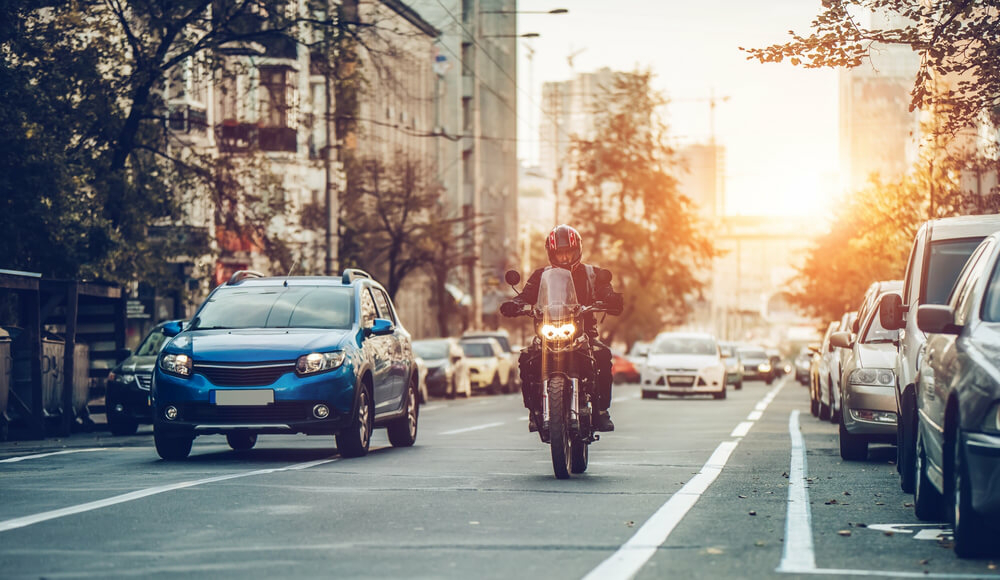
#> input picture back.png, 1000 x 580 px
$ python tr.py
#> lines starting #> are read from the running program, lines starting #| are printed output that depends on the picture
from PIL import Image


size = (1400, 900)
img = Image.open(r"back.png")
#> img is the input picture: PIL image 1000x580 RGB; mean R, G, B 144.3, 137.4, 131.1
r_img = img.resize(size, resample = Image.BILINEAR)
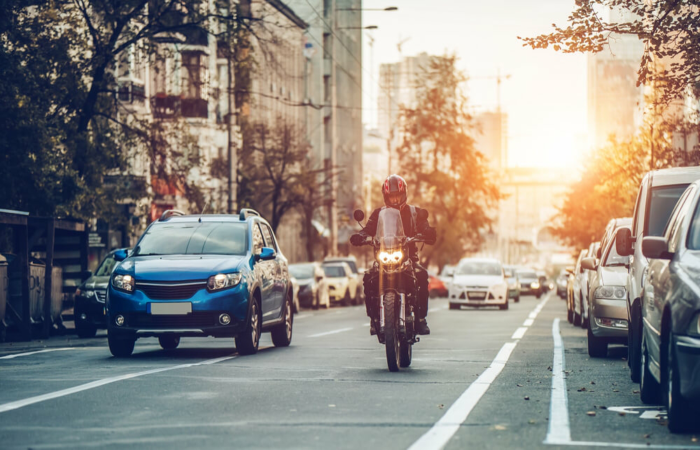
#> r_img: PIL image 1400x900 RGB (shown at 1/2 size); mean R, G, B 144.3, 137.4, 131.1

# resized_test.png => Destination_path
r_img.save("resized_test.png")

# Opening the new image
img = Image.open(r"resized_test.png")
print(img.size)
#| (1400, 900)

$ run again, with 0.jpg saved as back.png
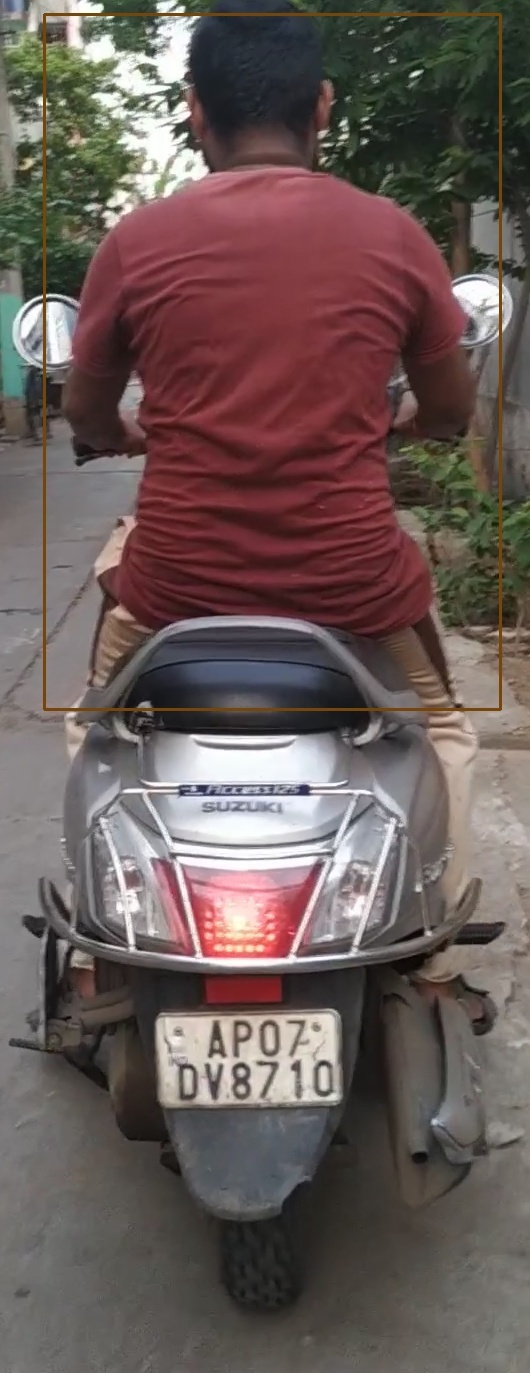
#> input picture 0.jpg, 530 x 1373 px
#> img is the input picture: PIL image 530x1373 RGB; mean R, G, B 105.6, 90.7, 87.9
#> `r_img = img.resize(size, resample = Image.BILINEAR)`:
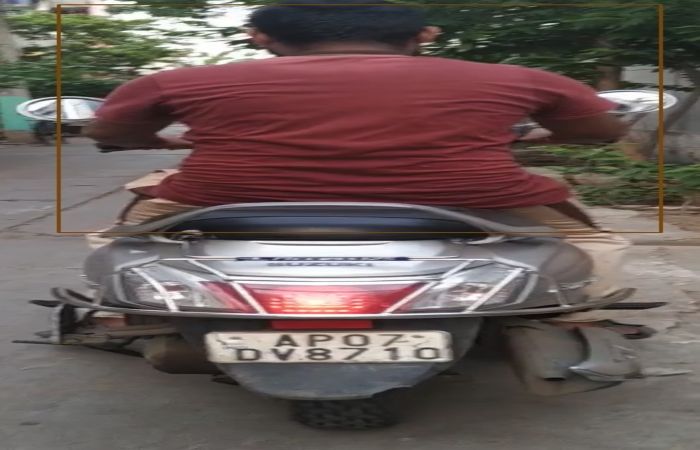
#> r_img: PIL image 1400x900 RGB (shown at 1/2 size); mean R, G, B 105.6, 90.7, 87.9
#| (1400, 900)
